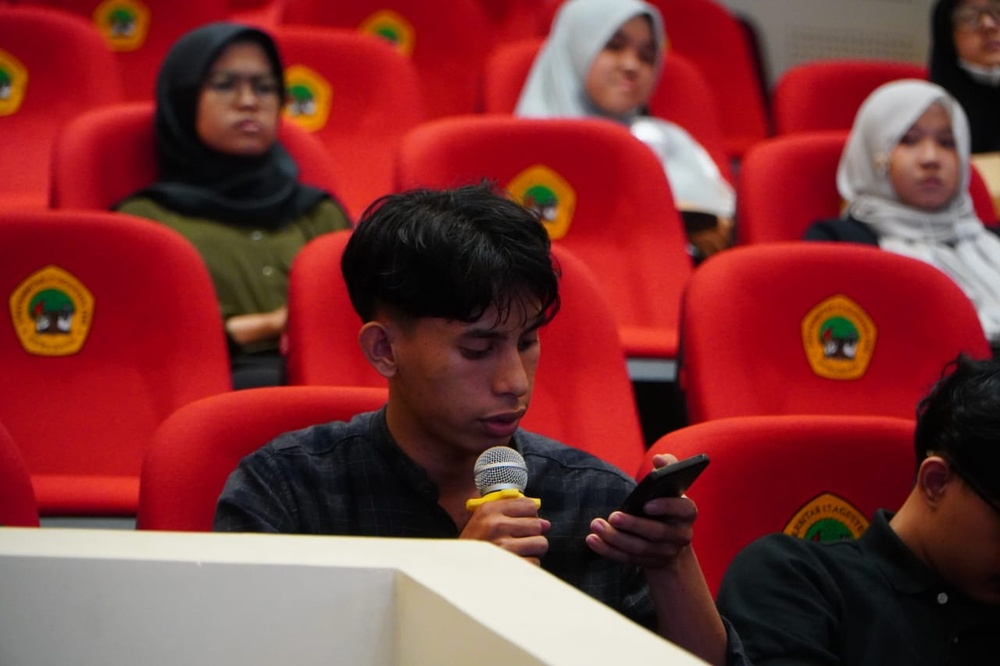
#> input picture Modul1/23-071_Jordan Hutahaean_TP3/Citra 02/bojak.jpeg, 1000 x 666 px, shrunk from 1280 x 853 before the run, found by its file name
$ python '3. Brightness Adjustment.py'
#> lines starting #> are read from the running program, lines starting #| are printed output that depends on the picture
import cv2

# Baca citra
citra = cv2.imread('bojak.jpeg')
#> citra is the input picture: shape (666, 1000, 3); mean B, G, R 52.5, 52.7, 128.3

# Tambah brightness dengan konstanta b = 50
bright = cv2.convertScaleAbs(citra, alpha=1, beta=50)
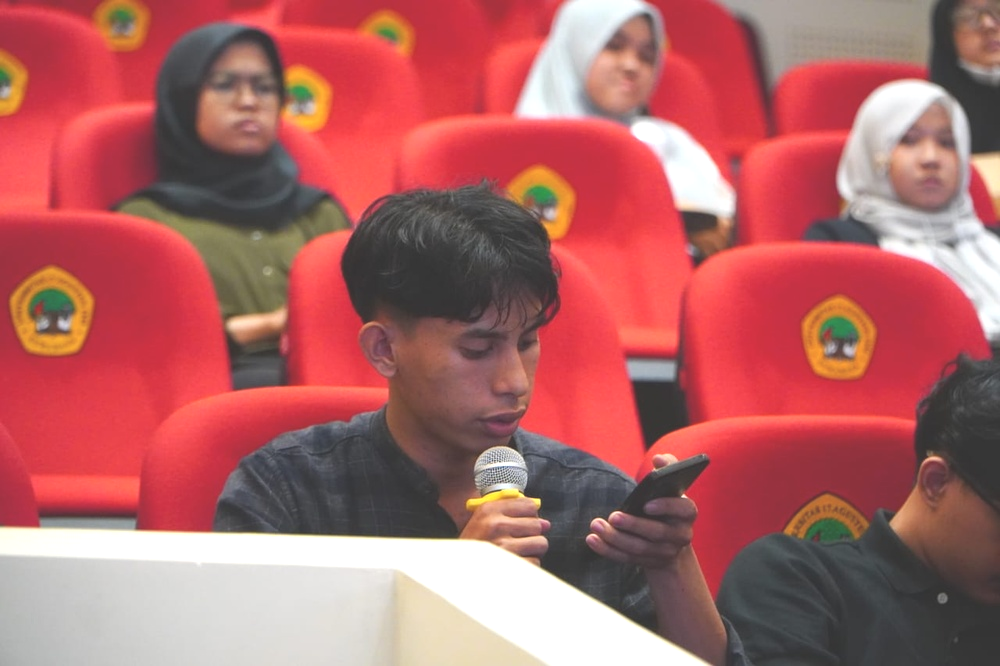
#> bright: shape (666, 1000, 3); mean B, G, R 101.9, 101.6, 176.1

# Kurangi brightness dengan konstanta b = -50
dark = cv2.convertScaleAbs(citra, alpha=1, beta=-50)
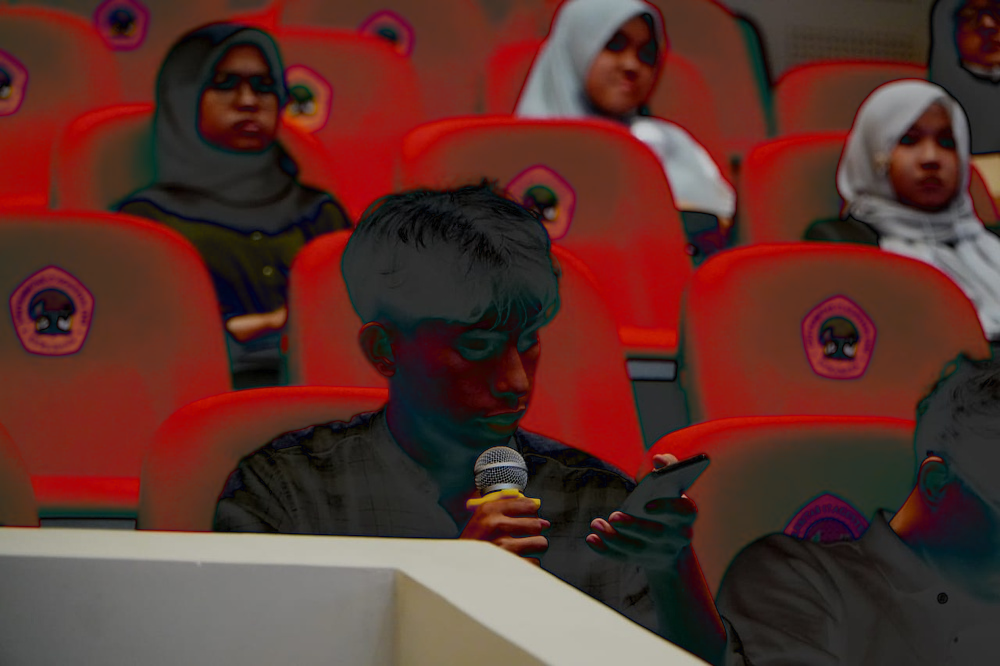
#> dark: shape (666, 1000, 3); mean B, G, R 44.1, 50.3, 91.7

# Tampilkan hasil

cv2.imshow('Citra Lebih Terang (+50)', bright)
cv2.imshow('Citra Lebih Gelap (-50)', dark)

cv2.waitKey(0)
cv2.destroyAllWindows()
